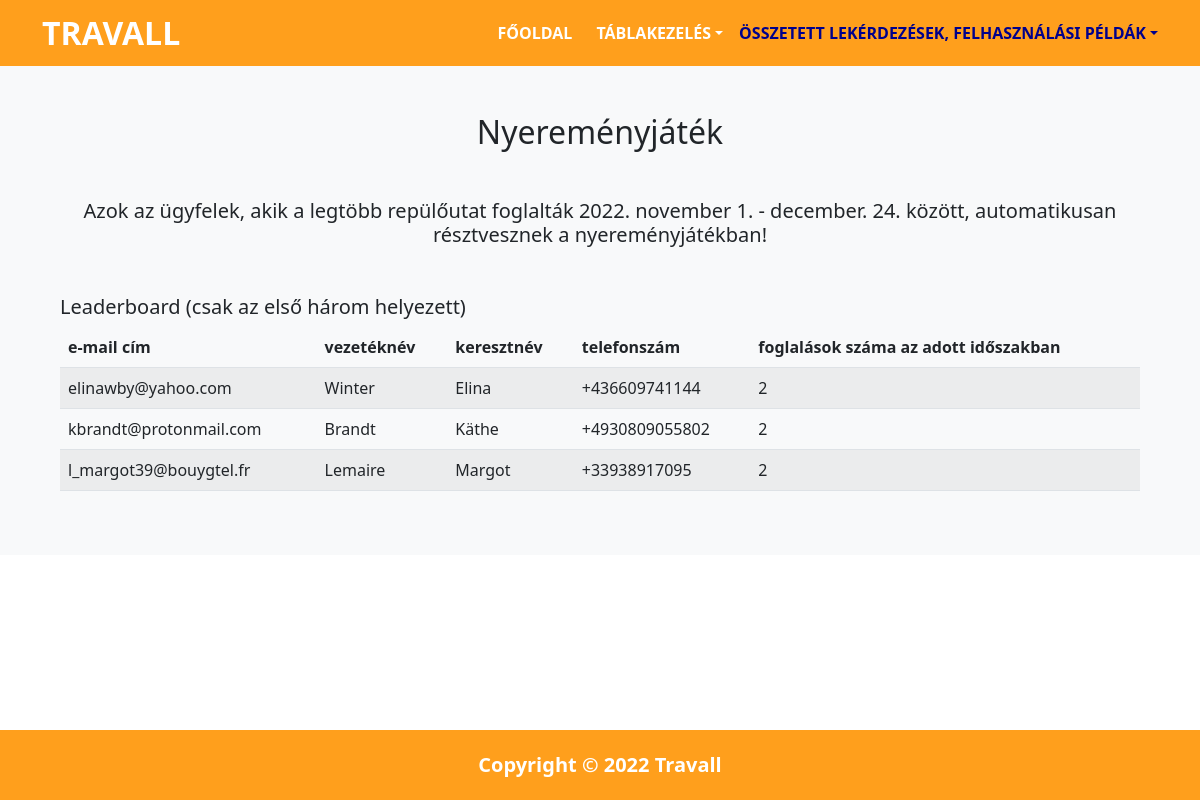
Screenshot of /competition.php with the database file from the repository.
### tables this page shows
CREATE TABLE ugyfel (
    email           VARCHAR(80)     NOT NULL,
    vezeteknev      VARCHAR(50)     NOT NULL,
    keresztnev      VARCHAR(50)     NOT NULL,
    telefonszam     VARCHAR(20)     NOT NULL,
    PRIMARY KEY (email)
);

### competition.php (the view, shortened to what this page needs)
<?php
include_once "common/functions.php";
?>
<!DOCTYPE html>
<html lang="hu">
<head>
    <link rel="stylesheet" href="assets/css/style.css" />
    <link rel="stylesheet" href="assets/css/bootstrap.css">
</head>
<body>
    <?php
    include_once "common/header.php";
    ?>
    <section class="p-5 bg-light">
        <div class="container">
            <div class="row text-center">
                <h2 class="mb-5 text-capitalize">Nyereményjáték</h2>
                <h5 class="mb-5">Azok az ügyfelek, akik a legtöbb repülőutat foglalták 2022. november 1. - december. 24. között, automatikusan résztvesznek a nyereményjátékban!</h5>
            </div>
            <div class="row">
                <h5 class="mb-2">Leaderboard (csak az első három helyezett)</h5>
            </div>
            <?php
            $winners_list = get_data_by_command("
            SELECT      ugyfel.email, ugyfel.vezeteknev, ugyfel.keresztnev, ugyfel.telefonszam, COUNT(*) AS number_of_bookings
            FROM        tartalmaz, foglalas, jarat, ugyfel
            WHERE       tartalmaz.foglalas_id = foglalas.foglalas_id AND tartalmaz.jarat_id = jarat.jarat_id AND foglalas.email = ugyfel.email
            AND 	    jarat.tipus = 'repülő' AND foglalas.l_ev = 2022 AND ((foglalas.l_honap = 11 AND foglalas.l_nap BETWEEN 1 AND 30) OR (foglalas.l_honap = 12 AND foglalas.l_nap BETWEEN 1 AND 24))
            GROUP BY    foglalas.email
            ORDER BY    COUNT(*) DESC
            LIMIT       0, 3;
            ");
            if ($winners_list === false) {
                echo '<div class="alert alert-danger text-center" role="alert">
                        Sikertelen adatbázisművelet!
                    </div>';
            } else { ?>
                    <table class="table table-striped">
                        <thead>
                            <tr>
                                <th class="col">e-mail cím</th>
                                <th class="col">vezetéknév</th>
                                <th class="col">keresztnév</th>
                                <th class="col">telefonszám</th>
                                <th class="col">foglalások száma az adott időszakban</th>
                            </tr>
                        </thead>
                        <tbody>
                            <?php
                            while ($row = mysqli_fetch_assoc($winners_list)) {
                                echo '<tr>';
                                echo '<td>' . $row['email'] . '</td>';
                                echo '<td>' . $row['vezeteknev'] . '</td>';
                                echo '<td>' . $row['keresztnev'] . '</td>';
                                echo '<td>' . $row['telefonszam'] . '</td>';
                                echo '<td>' . $row['number_of_bookings'] . '</td>';
                                echo '</tr>';
                            }
                            ?>
                        </tbody>
                    </table>
            <?php }
            ?>
        </div>
    </section>
    <?php
    include_once "common/footer.php";
    ?>
</body>
</html>
</body>
</html>

### assets/css/style.css (style rules this page uses)
body::before { display: block; content: ''; height: 65px; }

### rows the page displays
ugyfel: email "elinawby@yahoo.com", vezeteknev "Winter", keresztnev "Elina", telefonszam "+436609741144", number_of_bookings "2"
ugyfel: email "kbrandt@protonmail.com", vezeteknev "Brandt", keresztnev "Käthe", telefonszam "+4930809055802", number_of_bookings "2"
ugyfel: email "l_margot39@bouygtel.fr", vezeteknev "Lemaire", keresztnev "Margot", telefonszam "+33938917095", number_of_bookings "2"
